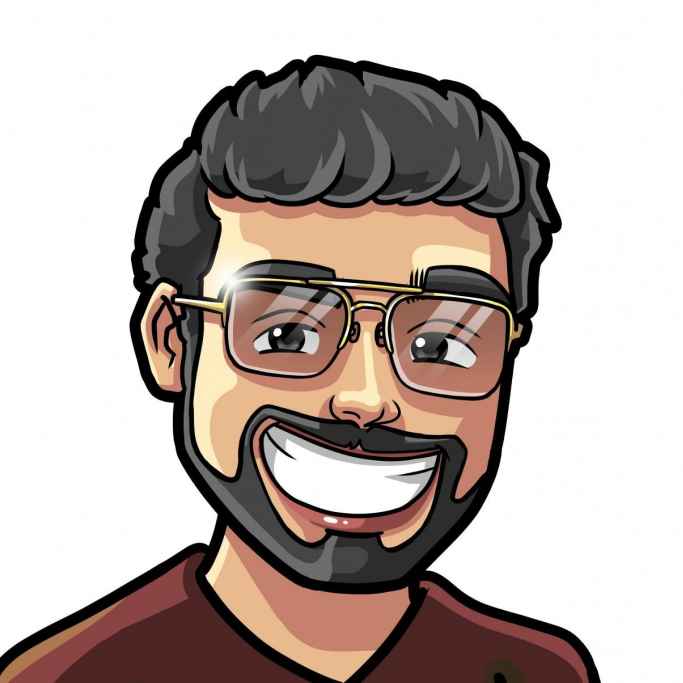
#> input picture app/assets/images/pedro_nascimento.jpeg, 2048 x 2048 px (shown at 1/3 size)
$ python gera-imagens.py
#> lines starting #> are read from the running program, lines starting #| are printed output that depends on the picture
#!/usr/bin/env python3
"""Gera as versões otimizadas do avatar a partir da imagem original.

Fonte: app/assets/images/pedro_nascimento.jpeg (2048x2048).
Rode de novo sempre que trocar a imagem original:

    python3 scripts/gera-imagens.py

Depende só do Pillow (pip install pillow).
"""

from pathlib import Path

from PIL import Image

RAIZ = Path(__file__).resolve().parent.parent
ORIGINAL = RAIZ / "app/assets/images/pedro_nascimento.jpeg"

# (destino, lado em px, formato, opções do encoder)
SAIDAS = [
    # avatar da página: exibido em 260px, gerado em 2x para telas de alta densidade
    (RAIZ / "app/assets/images/avatar.webp", 520, "WEBP", {"quality": 82, "method": 6}),
    # imagem de compartilhamento (og:image); JPEG por compatibilidade com os crawlers
    (RAIZ / "public/og-image.jpg", 1024, "JPEG", {"quality": 82, "optimize": True, "progressive": True}),
    # ícone de atalho do iOS
    (RAIZ / "public/apple-touch-icon.png", 180, "PNG", {"optimize": True}),
]


def main() -> None:
    with Image.open(ORIGINAL) as original:
#> original is the input picture: PIL image 2048x2048 RGB; mean R, G, B 186.9, 175.6, 170.5
        imagem = original.convert("RGB")

    for destino, lado, formato, opcoes in SAIDAS:
        reduzida = imagem.resize((lado, lado), Image.Resampling.LANCZOS)
        reduzida.save(destino, formato, **opcoes)
        print(f"{destino.relative_to(RAIZ)}: {lado}x{lado}, {destino.stat().st_size / 1024:.1f} KiB")
#> this loop made 2 passes
#> pass 1, in main, `reduzida = imagem.resize((lado, lado), Image.Resampling.LANCZOS)`:
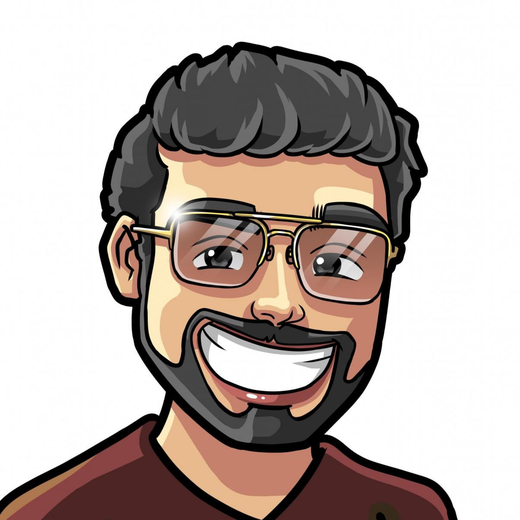
#> reduzida: PIL image 520x520 RGB; mean R, G, B 186.9, 175.6, 170.6
#> pass 2, in main, `reduzida = imagem.resize((lado, lado), Image.Resampling.LANCZOS)`:
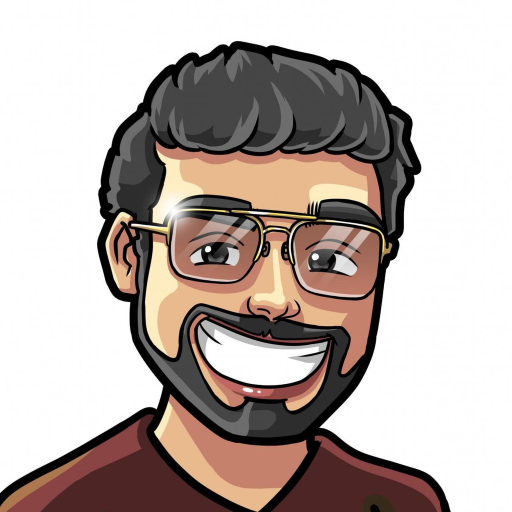
#> reduzida: PIL image 1024x1024 RGB (shown at 1/2 size); mean R, G, B 186.9, 175.6, 170.5


if __name__ == "__main__":
#> (the run stopped early here; a loop or call above may not have finished)
